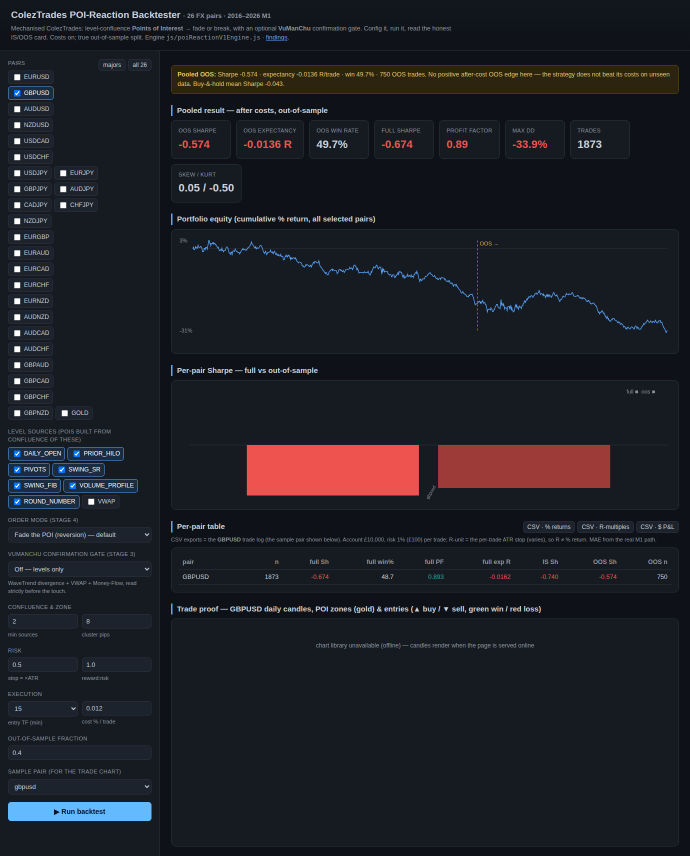
#> input picture education/coleztrades_poi_backtest/poi_backtester_ui.png, 1380 x 1711 px, given in place of cc850a6f-image.jpg, which was not available (shown at 1/2 size)
$ python cog_video_0918_digitise.py ../../education/coleztrades_poi_backtest/poi_backtester_ui.png
#> lines starting #> are read from the running program, lines starting #| are printed output that depends on the picture; after the words box and inside, x2 and y2 are one past the last pixel; in counts of white or black regions, pixels touching at a corner belong together; pictures that were not available may be replaced by others from this repository, and a replacement may not be noted
"""Digitise C.OG's blue 'macro variable' line from the 20:20:10 UK screenshot of his video (17 Sep 00:00 -> Mon 21 Sep
~19:00 UK), lay our constructions on it, and score how close each is. Axis calibration read from the chart labels and
checked against the dashed crosshair lines (Fri 18 Sep 16:00 and 17:15 UK) and the detected gridlines.
Image is 2340x1080; label positions were read at 2000x923 display scale (factor 1.17)."""
import sys; sys.argv = ['x', '--check']; sys.path.insert(0, 'scripts/rate_diff_nq')
import numpy as np, pandas as pd, matplotlib; matplotlib.use('Agg'); import matplotlib.pyplot as plt
from PIL import Image
import composite_tests as ct
IMG = r"C:\Users\relli\.claude\uploads\f1985080-6197-4bdb-8146-f45cee32477d\cc850a6f-image.jpg"
OUT = 'analysis/output/cog_video_0918/'
S = 1.17                                   # full-res px per displayed px
X0 = 278                                   # displayed: Thu 17 Sep 00:00 UK at x=278 (chart's left edge)
PXH = None                                 # px per hour: set below from the V-low anchor (Fri 18 Sep 16:15 UK = 40.25 h)
Y0, V0, PXV = 142, 8.5, 496                # displayed: value 8.5 at y=142; 496 px per 1.0 unit
T0 = pd.Timestamp('2026-09-16 23:00', tz='UTC')                     # Thu 17 00:00 UK (BST)
GAP_START, GAP = 46.0, 49.0                                         # Fri 22:00 UK -> Sun 23:00 UK removed from the axis
im = np.asarray(Image.open(IMG).convert('RGB')).astype(int); r, g, b = im[..., 0], im[..., 1], im[..., 2]
#> after `r, g, b = (im[..., 0], im[..., 1], im[..., 2])`:
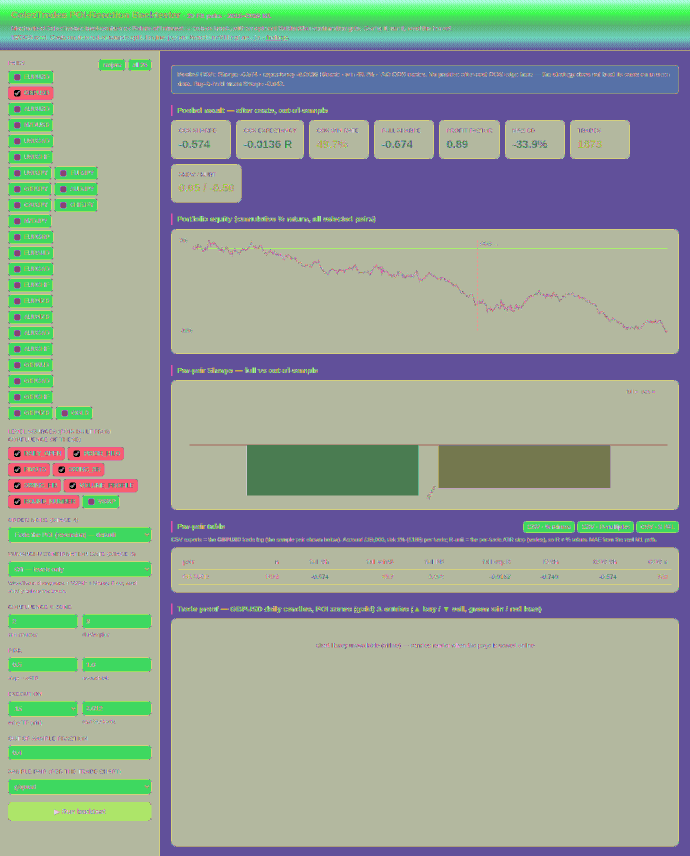
#> r: shape (1711, 1380) int64 (shown at 1/2 size); 226 distinct labels, from 0 to 255; one colour per label, 0 black
#> after `r, g, b = (im[..., 0], im[..., 1], im[..., 2])`:
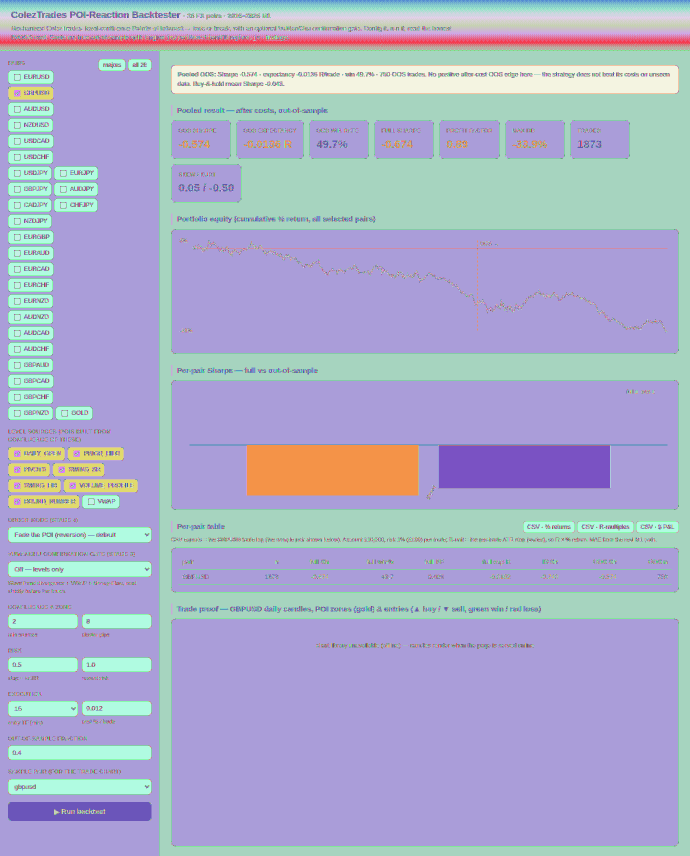
#> g: shape (1711, 1380) int64 (shown at 1/2 size); 201 distinct labels, from 17 to 255; one colour per label, 0 black
#> after `r, g, b = (im[..., 0], im[..., 1], im[..., 2])`:
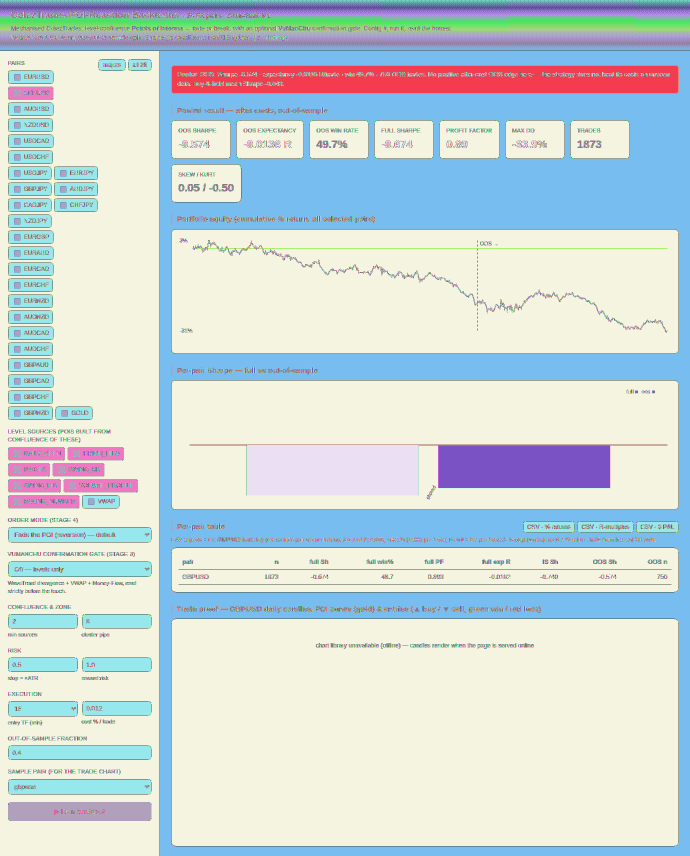
#> b: shape (1711, 1380) int64 (shown at 1/2 size); 237 distinct labels, from 15 to 255; one colour per label, 0 black
m = (b > 170) & (r < 130) & (g < 170) & (b - r > 80); m[:115] = False; m[800:] = False; m[:, :330] = False; m[:, 1760:] = False
#> after `m = (b > 170) & (r < 130) & (g < 170) & (b - r > 80)`:
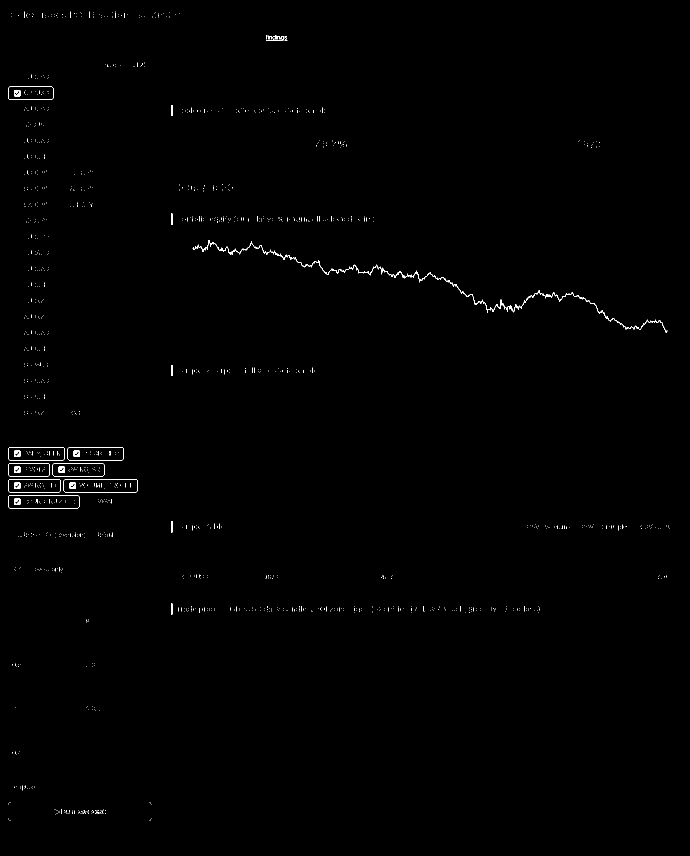
#> m: shape (1711, 1380) bool (shown at 1/2 size); 0.38% white in thin lines or dots
#> after `m[:115] = False`: m: shape (1711, 1380) bool; 0.37% white in thin lines or dots, all inside (x1, y1, x2, y2) = (16, 125, 1339, 1642)
#> after `m[800:] = False`:
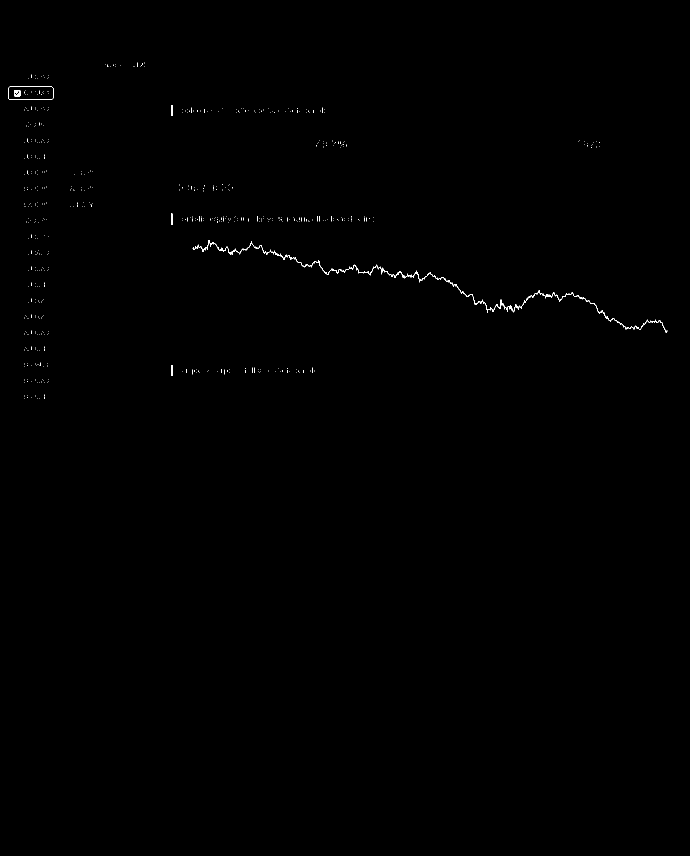
#> m: shape (1711, 1380) bool (shown at 1/2 size); 0.18% white in thin lines or dots, all inside (x1, y1, x2, y2) = (16, 125, 1335, 798)
#> after `m[:, :330] = False`: m: shape (1711, 1380) bool; 0.14% white in thin lines or dots, all inside (x1, y1, x2, y2) = (342, 210, 1335, 752)
cols = np.where(m.any(0))[0]; yv = np.array([np.median(np.where(m[:, x])[0]) for x in cols])
#> after `cols = np.where(m.any(0))[0]`: cols = 965 values from 342 to 1334
#> after `yv = np.array([np.median(np.where(m[:, x])[0]) for x in cols])`: yv = 965 values, max 743.5 at index 14, min 222 at index 11, mean 557
fri = (cols / S > 700) & (cols / S < 1200)                            # Friday region, wide
xmin = cols[fri][np.argmax(yv[fri])] / S                                # lowest point of the line = max y
#> xmin = 1138.5
PXH = (xmin - X0) / 40.25
#> PXH = 21.38
right_h = (cols[-1] / S - X0) / PXH
#> right_h = 40.33
print(f'V-low at displayed x={xmin:.0f} -> {PXH:.2f} px/h; right edge = {right_h:.1f} session hours from Thu 00:00 UK (chart clock 20:20 Mon = 67.3 h)')
#| V-low at displayed x=1138 -> 21.38 px/h; right edge = 40.3 session hours from Thu 00:00 UK (chart clock 20:20 Mon = 67.3 h)
pts = []
for x in cols:
    y = np.median(np.where(m[:, x])[0]); xd, yd = x / S, y / S
    h = (xd - X0) / PXH
    if h > GAP_START: h += GAP
    pts.append((T0 + pd.Timedelta(hours=h), V0 - (yd - Y0) / PXV))
#> this loop made 965 passes
#> (x, y, xd, yd, h) on passes 1 to 3: (342, 438, 292.3, 374.4, 0.669), (343, 438, 293.2, 374.4, 0.709), (344, 438, 294, 374.4, 0.749)
#> after the loop, pts = 965 items
his = pd.Series([v for _, v in pts], index=pd.DatetimeIndex([t for t, _ in pts])).sort_index()
his15 = his.resample('15min', label='right', closed='right').mean().dropna()
#> (the run stopped early here; a loop or call above may not have finished)
